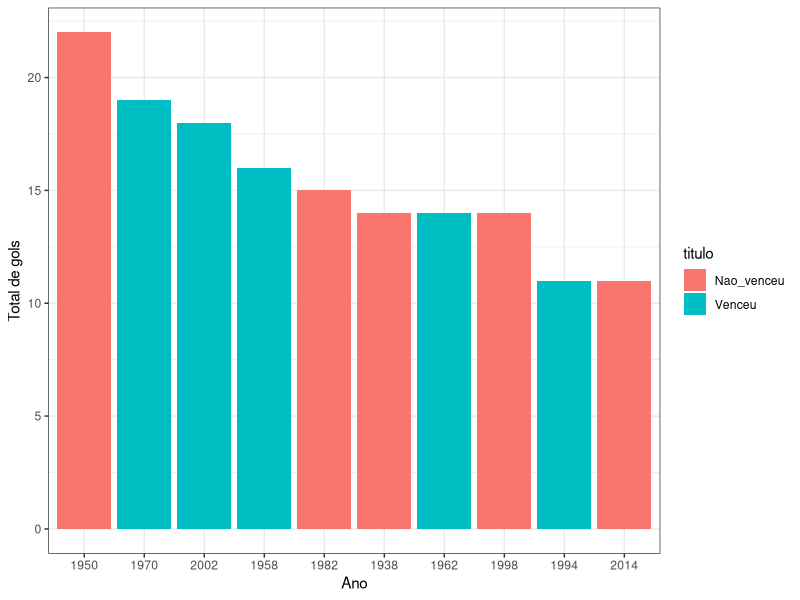
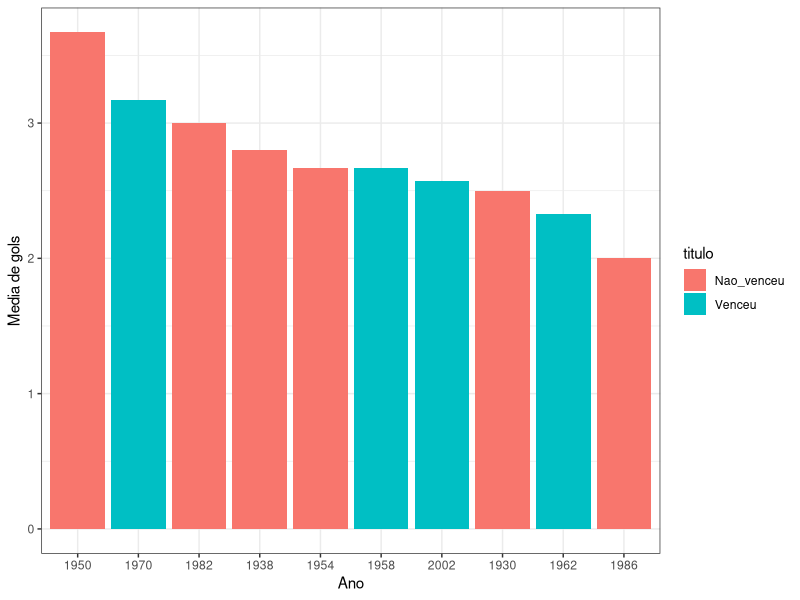

R code for these plots, in order:
## ---- chunk 1
knitr::opts_chunk$set(echo = TRUE)
## ---- chunk 2
url <- "https://lh5.googleusercontent.com/pNajKTYAPOH6Rh1Cs9B_miRLBisApCFjBX55VThsYl3JlH_5PIhrFviXbtveoRWLZWFiWciYR8zXUesDGYljpj0SwJoZ6HvOtzespFnk1vqBkCGzWrK2HtZub35Bs8_tsFZ3QQjaVLIdFw0=s2048"

knitr::include_graphics(url)
## ---- chunk 3
# Pacotes
library(readxl)
library(tidyverse)
library(patchwork)
## ---- chunk 4
# Lendo e verificando a base
df <- read_excel("df_atividade2.xlsx")
## ---- chunk 5
# Função para pegar a moda.
getmode <- function(x) {
   uniqv <- unique(x)
   uniqv[which.max(tabulate(match(x, uniqv)))]
}
## ---- chunk 6
df |>
  group_by(year) |> 
  summarise(
    jogos = n(),
    total_gols = sum(gol_brazil),
    media = round(mean(gol_brazil),2),
    DP = round(sd(gol_brazil),2)
    ) |>
  knitr::kable(align = "cccc",
               caption = "Tabela 2. Análise descritiva dos jogos do Brasil em cada uma das copas do mundo.")
  
## ---- chunk 7
df_titulo <- 
  df |>
  group_by(year) |> 
  summarise(
    jogos = n(),
    total_gols = sum(gol_brazil),
    media = round(mean(gol_brazil),2),
    DP = round(sd(gol_brazil),2)
    ) |>
  mutate(titulo = case_when(year %in% c(1958, 1962, 1970, 1994, 2002) ~ "Venceu",
                            TRUE ~ "Nao_venceu")
         )
# Melhores 10 médias de gols
melhores_10 <- 
  df_titulo |> 
  arrange(desc(total_gols)) |> 
  mutate(year_2 = as.character(year)) |> 
  head(10) |>
  ggplot(aes(fct_reorder(.f = year_2,
                         .x = total_gols,
                         .desc = TRUE),
             total_gols,
             fill = titulo)) +
  geom_col() +
  xlab("Ano") +
  ylab("Total de gols") +
  theme_bw() 

melhores_10
## ---- chunk 8
df_titulo <- 
  df |>
  group_by(year) |> 
  summarise(
    jogos = n(),
    total_gols = sum(gol_brazil),
    media = round(mean(gol_brazil),2),
    DP = round(sd(gol_brazil),2)
    ) |>
  mutate(titulo = case_when(year %in% c(1958, 1962, 1970, 1994, 2002) ~ "Venceu",
                            TRUE ~ "Nao_venceu")
         )
# Melhores 10 médias de gols
melhores_10 <- 
  df_titulo |> 
  arrange(desc(media)) |> 
  mutate(year_2 = as.character(year)) |> 
  head(10) |>
  ggplot(aes(fct_reorder(.f = year_2,
                         .x = media,
                         .desc = TRUE),
             media,
             fill = titulo)) +
  geom_col() +
  xlab("Ano") +
  ylab("Media de gols") +
  theme_bw()

melhores_10
